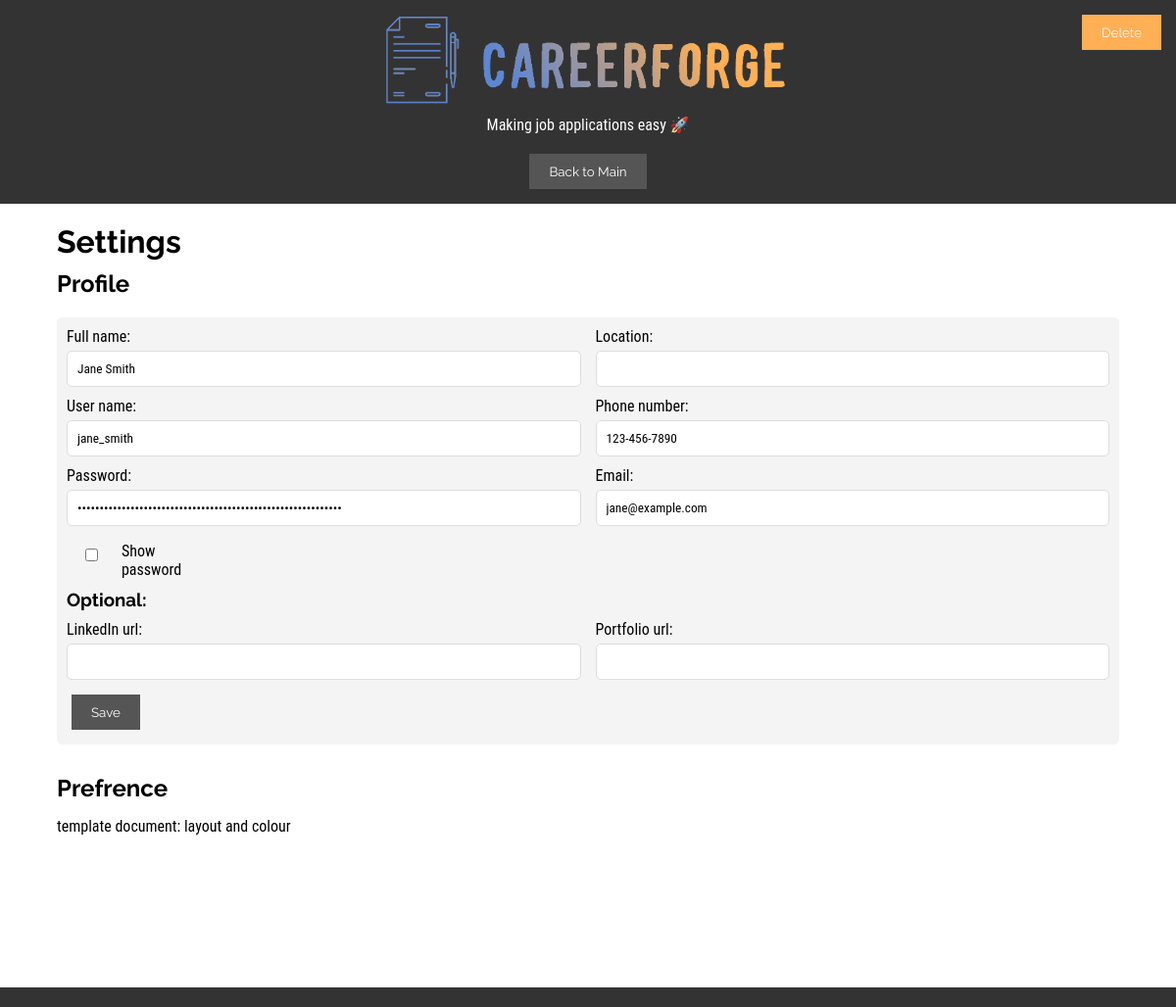
Screenshot of /profile (signed in) with the database file from the repository.
### tables this page shows
CREATE TABLE users (
            id INTEGER PRIMARY KEY AUTOINCREMENT,
            username TEXT UNIQUE NOT NULL,
            password TEXT,  -- will store bcrypt-hashed password
            fullName TEXT,
            email TEXT,
            phone TEXT,
            linkedin TEXT,
            location TEXT,
            portfolio TEXT
        );

### main.py (the view)
@app.route('/profile', methods=['GET', 'POST'])
def profile():
    if request.method == 'POST':
        return UserController.updateProfile()
    return UserController.viewProfile()

### controllers/userController.py (called while the page is built)
    @staticmethod
    def viewProfile():
        UserModel.displayFullDatabase()
        if 'userId' not in session:
            return redirect(url_for('login'))
        userId = session['userId']
        user = UserModel.getUserById(userId)
        return render_template('profile.html', user=user)

### models/userModel.py (called while the page is built)
    @staticmethod
    def displayFullDatabase():
        conn = sqlite3.connect('database.db')
        cursor = conn.cursor()
        cursor.execute("SELECT name FROM sqlite_master WHERE type='table';")
        tables = cursor.fetchall()
        for table in tables:
            tableName = table[0]
            print(f"\nTable: {tableName}")
            cursor.execute(f"SELECT * FROM {tableName};")
            rows = cursor.fetchall()
            columnNames = [desc[0] for desc in cursor.description]
            print("Columns:", columnNames)
            for row in rows:
                print(row)
        conn.close()

    @staticmethod
    def getUserById(userId):
        conn = sqlite3.connect('database.db')
        cursor = conn.cursor()
        cursor.execute('SELECT * FROM users WHERE id = ?', (userId,))
        user = cursor.fetchone()
        conn.close()
        return user

### templates/profile.html (shortened to what this page needs)
<!DOCTYPE html>
<html lang="en">
<head>
  <link rel="stylesheet" href="{{ url_for('static', filename='css/styles.css') }}">
</head>
<body>
  <div id="#wrapper">
    <header>
      <div class="logo">
        <img
          src="{{ url_for('static', filename='media/logo.png') }}"
          alt="Logo"
          class="logo"
        >
        <p class="slogan">Making job applications easy &#128640;</p>
      </div>
      <nav>
        <button onclick="location.href='/'">Back to Main</button>
        <div class="top-right-buttons">
          <button
            class="sign-out"
            onclick="location.href='{{ url_for('signout') }}'"
          >
            Delete
          </button>
        </div>
      </nav>
    </header>
    <div id="content">
      <main>
        <h1>Settings</h1>
        <h2>Profile</h2>
        <form method="POST" action="{{ url_for('profile') }}">
          <div class="form-row">
            <div>
              <label for="full-name">Full name:</label>
              <input
                type="text"
                id="full-name"
                name="full-name"
                value="{{ user[3] if user else '' }}"
                required
              >
            </div>
            <div>
              <label for="location">Location:</label>
              <input
                type="text"
                id="location"
                name="location"
                value="{{ user[7] if user else '' }}"
                required
              >
            </div>
          </div>
          <div class="form-row">
            <div>
              <label for="user-name">User name:</label>
              <input
                type="text"
                id="user-name"
                name="user-name"
                value="{{ user[1] if user else '' }}"
                required
              >
            </div>
            <div>
              <label for="phone">Phone number:</label>
              <input
                type="text"
                id="phone"
                name="phone"
                value="{{ user[5] if user else '' }}"
                required
              >
            </div>
          </div>
          <div class="form-row">
            <div>
              <label for="password">Password:</label>
              <input
                type="password"
                id="profilePassword"
                name="password"
                value="{{ user[2] if user else '' }}"
                required
              >
              <div style="display: inline-flex; align-items: center; margin-top: 0.4rem;">
                <input
                  type="checkbox"
                  id="showProfilePwd"
                  onclick="toggleProfilePassword()"
                  style="margin-right: 0.3rem;"
                >
                <label for="showProfilePwd" style="margin: 0;">
                  Show password
                </label>
              </div>
            </div>
            <div>
              <label for="email">Email:</label>
              <input
                type="email"
                id="email"
                name="email"
                value="{{ user[4] if user else '' }}"
                required
              >
            </div>
          </div>
          <h3>Optional:</h3>
          <div class="form-row">
            <div>
              <label for="linkedin">LinkedIn url:</label>
              <input
                type="url"
                id="linkedin"
                name="linkedin"
                value="{{ user[6] if user else '' }}"
              >
            </div>
            <div>
              <label for="portfolio">Portfolio url:</label>
              <input
                type="url"
                id="portfolio"
                name="portfolio"
                value="{{ user[8] if user else '' }}"
              >
            </div>
          </div>
          <button type="submit">Save</button>
        </form>
        <h2>Prefrence</h2>
        <p>template document: layout and colour</p>
      </main>
    </div>
    <footer id="footer"></footer>
  </div>
</body>
</html>

### static/css/styles.css (style rules this page uses)
*, *::before, *::after { margin: 0; padding: 0; box-sizing: border-box; font-family: "Roboto Condensed", sans-serif; }
html, body { height: 100%; }
body { margin: 0; padding: 0; background-color: white; display: flex; flex-direction: column; }
#content { max-width: 1124px; margin: 0 auto; padding: 0; display: flex; flex-direction: column; min-height: 100vh; }
h1, h2, h3, h4, h5, h6, button, li { font-family: "Raleway", sans-serif; }
input, textarea, select, p, span, a, td { font-family: "Roboto Condensed", sans-serif; }
button { background-color: #555; color: #fff; border: none; padding: 10px 20px; margin: 5px; cursor: pointer; }
::placeholder { font-family: "Roboto Condensed", sans-serif; }
header, footer { background-color: #333; color: #fff; padding: 10px 0; text-align: center; position: relative; }
nav { display: flex; justify-content: center; align-items: center; flex-wrap: wrap; }
.logo { text-align: center; }
.logo img { max-width: 450px; height: auto; }
.top-right-buttons { position: absolute; top: 10px; right: 10px; display: flex; flex-direction: column; gap: 5px; }
.sign-out { background-color: #FFAF54; }
.slogan { padding: 0 0 15px 0; }
main { padding: 20px; }
h2 { padding: 10px 0 15px 0; }
h3 { margin: 10px 0; }
#footer { position: relative; text-align: center; }
form { margin-bottom: 20px; margin-top: 5px; background-color: #f4f4f4; padding: 10px; gap: 15px; border-radius: 5px; }
form label { display: block; margin-bottom: 5px; }
form input, form textarea, form select { width: 100%; padding: 10px; margin-bottom: 10px; border: 1px solid #ddd; border-radius: 5px; }
.form-row { display: grid; grid-template-columns: 1fr 1fr; gap: 15px; }
form button[type="submit"] { grid-column: span 2; }

### rows the page displays
users: full-name "Jane Smith", user-name "jane_smith", phone "123-456-7890", email "jane@example.com"
